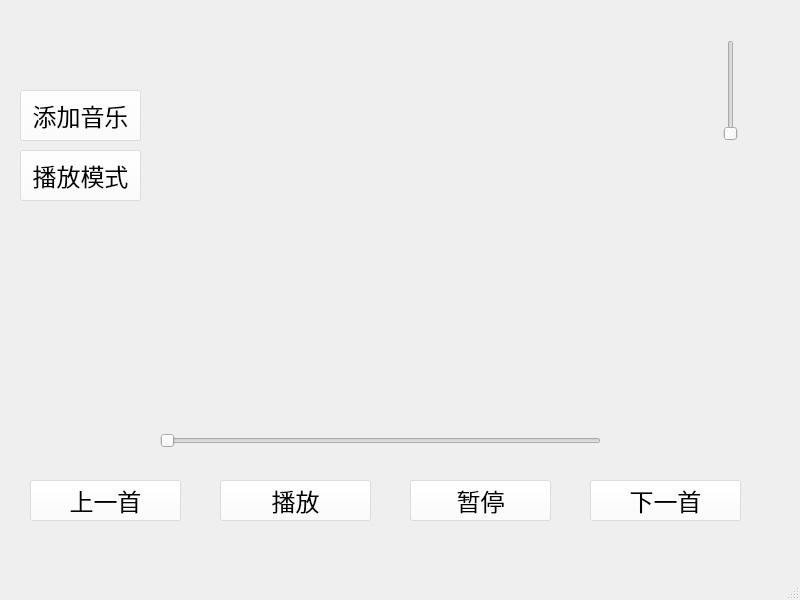
<?xml version="1.0" encoding="UTF-8"?>
<ui version="4.0">
 <class>musicWindow</class>
 <widget class="QMainWindow" name="musicWindow">
  <property name="geometry">
   <rect>
    <x>0</x>
    <y>0</y>
    <width>800</width>
    <height>600</height>
   </rect>
  </property>
  <property name="windowTitle">
   <string>MainWindow</string>
  </property>
  <widget class="QWidget" name="centralwidget">
   <property name="styleSheet">
    <string notr="true">#centralwidget{border-image: url(:/image/login/preview.jpg);}</string>
   </property>
   <widget class="QPushButton" name="play">
    <property name="geometry">
     <rect>
      <x>220</x>
      <y>480</y>
      <width>151</width>
      <height>41</height>
     </rect>
    </property>
    <property name="font">
     <font>
      <family>造字工房悦圆演示版常规体</family>
      <pointsize>18</pointsize>
     </font>
    </property>
    <property name="styleSheet">
     <string notr="true">#play
{background-color: rgba(255, 255, 255, 100);
}</string>
    </property>
    <property name="text">
     <string>播放</string>
    </property>
    <property name="checkable">
     <bool>true</bool>
    </property>
    <property name="checked">
     <bool>false</bool>
    </property>
   </widget>
   <widget class="QSlider" name="Slider">
    <property name="geometry">
     <rect>
      <x>160</x>
      <y>430</y>
      <width>441</width>
      <height>22</height>
     </rect>
    </property>
    <property name="orientation">
     <enum>Qt::Horizontal</enum>
    </property>
   </widget>
   <widget class="QPushButton" name="next">
    <property name="geometry">
     <rect>
      <x>590</x>
      <y>480</y>
      <width>151</width>
      <height>41</height>
     </rect>
    </property>
    <property name="font">
     <font>
      <family>造字工房悦圆演示版常规体</family>
      <pointsize>18</pointsize>
     </font>
    </property>
    <property name="styleSheet">
     <string notr="true">#next{
border-image: none;
background-color: rgba(255, 255, 255, 100);
text-alien:center;
}</string>
    </property>
    <property name="text">
     <string>下一首</string>
    </property>
    <property name="checkable">
     <bool>true</bool>
    </property>
    <property name="checked">
     <bool>false</bool>
    </property>
   </widget>
   <widget class="QPushButton" name="prev">
    <property name="geometry">
     <rect>
      <x>30</x>
      <y>480</y>
      <width>151</width>
      <height>41</height>
     </rect>
    </property>
    <property name="font">
     <font>
      <family>造字工房悦圆演示版常规体</family>
      <pointsize>18</pointsize>
     </font>
    </property>
    <property name="styleSheet">
     <string notr="true">#prev{
border-image: none;
background-color: rgba(255, 255, 255, 100);
text-alien:center;
border-raduis:10px;
}</string>
    </property>
    <property name="text">
     <string>上一首</string>
    </property>
    <property name="checkable">
     <bool>true</bool>
    </property>
    <property name="checked">
     <bool>false</bool>
    </property>
   </widget>
   <widget class="QPushButton" name="mode">
    <property name="geometry">
     <rect>
      <x>20</x>
      <y>150</y>
      <width>121</width>
      <height>51</height>
     </rect>
    </property>
    <property name="font">
     <font>
      <family>造字工房悦圆演示版常规体</family>
      <pointsize>18</pointsize>
     </font>
    </property>
    <property name="styleSheet">
     <string notr="true">#mode{
border-image: none;
background-color: rgba(255, 255, 255, 100);
text-alien:center;
}</string>
    </property>
    <property name="text">
     <string>播放模式</string>
    </property>
   </widget>
   <widget class="QPushButton" name="add">
    <property name="geometry">
     <rect>
      <x>20</x>
      <y>90</y>
      <width>121</width>
      <height>51</height>
     </rect>
    </property>
    <property name="font">
     <font>
      <family>造字工房悦圆演示版常规体</family>
      <pointsize>18</pointsize>
     </font>
    </property>
    <property name="styleSheet">
     <string notr="true">#add{
border-image: none;
background-color: rgba(255, 255, 255, 100);
text-alien:center;
}</string>
    </property>
    <property name="text">
     <string>添加音乐</string>
    </property>
   </widget>
   <widget class="QPushButton" name="pause">
    <property name="geometry">
     <rect>
      <x>410</x>
      <y>480</y>
      <width>141</width>
      <height>41</height>
     </rect>
    </property>
    <property name="font">
     <font>
      <family>造字工房悦圆演示版常规体</family>
      <pointsize>18</pointsize>
     </font>
    </property>
    <property name="styleSheet">
     <string notr="true">#pause{
border-image: none;
background-color: rgba(255, 255, 255, 100);
text-alien:center;
}</string>
    </property>
    <property name="text">
     <string>暂停</string>
    </property>
   </widget>
   <widget class="QSlider" name="sound">
    <property name="geometry">
     <rect>
      <x>720</x>
      <y>40</y>
      <width>22</width>
      <height>101</height>
     </rect>
    </property>
    <property name="orientation">
     <enum>Qt::Vertical</enum>
    </property>
   </widget>
  </widget>
  <widget class="QMenuBar" name="menubar">
   <property name="geometry">
    <rect>
     <x>0</x>
     <y>0</y>
     <width>800</width>
     <height>23</height>
    </rect>
   </property>
  </widget>
  <widget class="QStatusBar" name="statusbar"/>
 </widget>
 <resources/>
 <connections/>
</ui>
